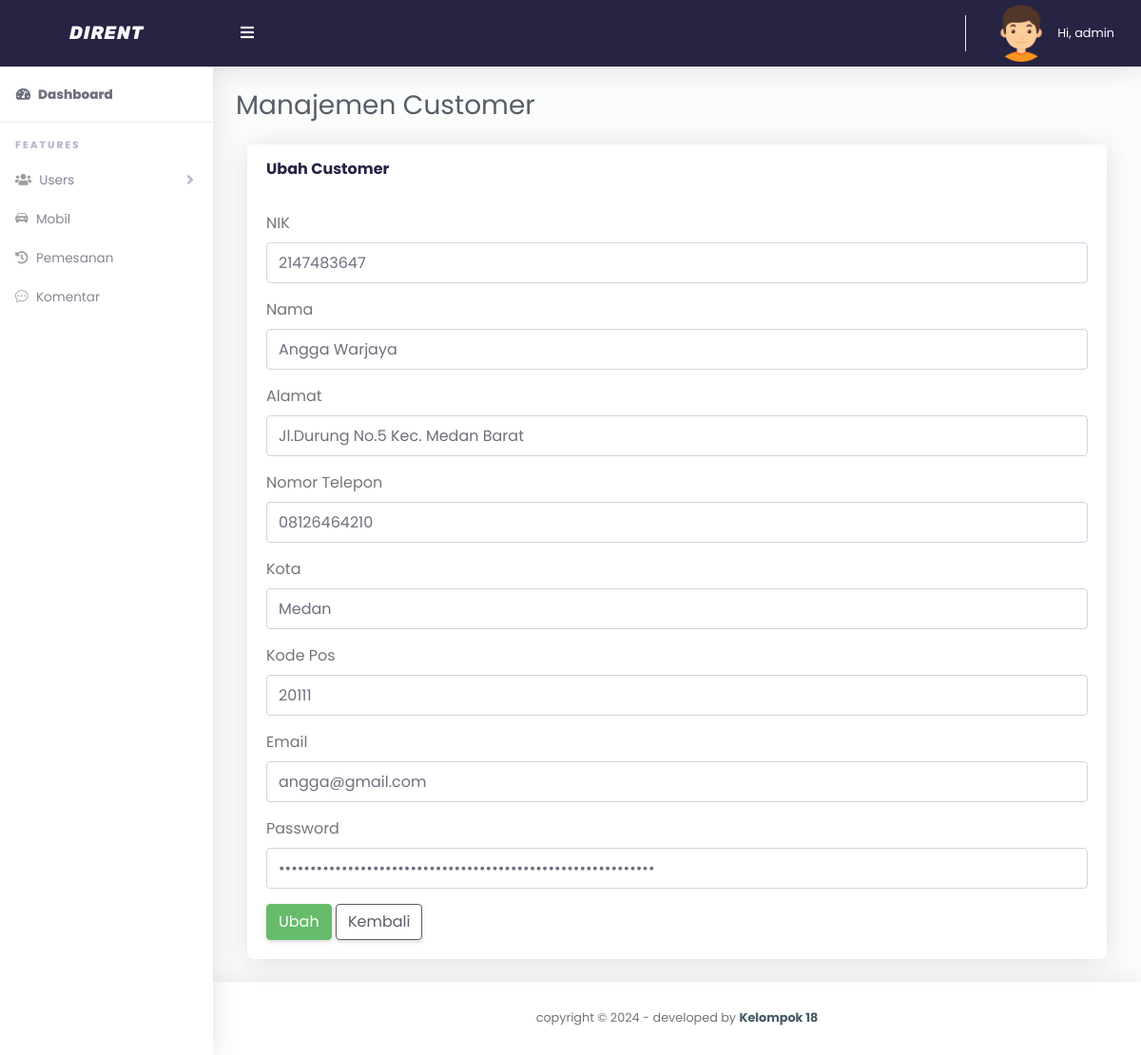
The page /admin/customer_ubah.php?id_customer=5 (signed in) on the database its author committed.
### tables this page shows
CREATE TABLE `customer` (
  `id_customer` int(11) NOT NULL,
  `nik` int(16) NOT NULL,
  `nama_lengkap` varchar(255) NOT NULL,
  `alamat` varchar(255) NOT NULL,
  `no_telp` varchar(13) NOT NULL,
  `kota` varchar(60) NOT NULL,
  `kode_pos` int(11) NOT NULL,
  `email` varchar(60) NOT NULL,
  `password` varchar(60) NOT NULL,
  `level` varchar(16) NOT NULL,
  `created_at` timestamp NOT NULL DEFAULT current_timestamp(),
  `updated_at` timestamp NOT NULL DEFAULT current_timestamp()
);

### config/functions/functionCustomer.php (called while the page is built, shortened)
<?php
include('../config/conn.php');
function query($query)
{
    global $conn;
    $result = mysqli_query($conn, $query);
    $rows = [];
    while ($row = mysqli_fetch_assoc($result)) {
        $rows[] =  $row;
    }
    return $rows;
}

### admin/customer_ubah.php (the view, shortened to what this page needs)
<?php
include('../config/functions/functionCustomer.php');
$id = $_GET['id_customer'];
$dataCustomer = query("SELECT * FROM customer WHERE id_customer = $id")[0];
?>
<!DOCTYPE html>
<html lang="en">
<head>
    <?php include('../app/layouts/css.php'); ?>
</head>
<body id="page-top">
    <div id="wrapper">
        <?php include('../app/layouts/sidebar.php'); ?>
        <div id="content-wrapper" class="d-flex flex-column">
            <div id="content">
                <?php include('../app/layouts/topbar.php'); ?>
                <div class="container-fluid" id="container-wrapper">
                    <div class="d-sm-flex align-items-center justify-content-between mb-4">
                        <h1 class="h3 mb-0 text-gray-800">Manajemen Customer</h1>
                    </div>
                    <div class="row">
                        <div class="col-lg-12 mb-4">
                            <div class="col-lg">
                                <div class="card lg">
                                    <div class="card-header py-3 d-flex flex-row align-items-center justify-content-between">
                                        <h6 class="m-0 font-weight-bold text-primary">Ubah Customer</h6>
                                    </div>
                                    <div class="card-body">
                                        <form action="" method="POST">
                                            <div class="form-group">
                                                <label for="nik">NIK</label>
                                                <input type="number" class="form-control" id="nik" name="nik" value="<?= $dataCustomer['nik']; ?>" required>
                                            </div>
                                            <div class="form-group">
                                                <label for="nama_Customer">Nama</label>
                                                <input type="text" class="form-control" id="nama_lengkap" name="nama_lengkap" value="<?= $dataCustomer['nama_lengkap']; ?>" required>
                                            </div>
                                            <div class="form-group">
                                                <label for="alamat">Alamat</label>
                                                <input type="text" class="form-control" id="alamat" name="alamat" value="<?= $dataCustomer['alamat']; ?>" required>
                                            </div>
                                            <div class="form-group">
                                                <label for="no_telp">Nomor Telepon</label>
                                                <input type="text" class="form-control" id="no_telp" name="no_telp" value="<?= $dataCustomer['no_telp']; ?>" required>
                                            </div>
                                            <div class="form-group">
                                                <label for="kota">Kota</label>
                                                <input type="text" class="form-control" id="kota" name="kota" value="<?= $dataCustomer['kota']; ?>" required>
                                            </div>
                                            <div class="form-group">
                                                <label for="kode_pos">Kode Pos</label>
                                                <input type="number" class="form-control" id="kode_pos" name="kode_pos" value="<?= $dataCustomer['kode_pos']; ?>" required>
                                            </div>
                                            <div class="form-group">
                                                <label for="email">Email</label>
                                                <input type="email" class="form-control" id="email" name="email" value="<?= $dataCustomer['email']; ?>" required>
                                            </div>
                                            <div class="form-group">
                                                <label for="password">Password</label>
                                                <input type="password" class="form-control" id="password" name="password" value="<?= $dataCustomer['password']; ?>" required>
                                            </div>
                                            <button type="submit" name="submit" class="btn btn-success">Ubah</button>
                                            <a href="customer_detail.php?id_customer=<?= $dataCustomer['id_customer']; ?>" class="btn btn-outline-dark">Kembali</a></td>
                                        </form>
                                    </div>
                                </div>
                            </div>
                        </div>
                    </div>
                </div>
            </div>
            <?php include('../app/layouts/footer.php'); ?>
        </div>
    </div>
</body>
</html>

### app/assets/css/admin/dirent.css (style rules this page uses)
* { font-family: "Poppins", sans-serif; margin: 0; padding: 0; box-sizing: border-box; }
html { position: relative; min-height: 100%; }
body { height: 100%; }
#wrapper { display: -webkit-box; display: -ms-flexbox; display: flex; }
#wrapper #content-wrapper { background-color: #fafdfb; width: 100%; overflow-x: hidden; }
#wrapper #content-wrapper #content { -webkit-box-flex: 1; -ms-flex: 1 0 auto; flex: 1 0 auto; }
.container, .container-fluid, .container-login { padding-left: 1.5rem; padding-right: 1.5rem; }
.text-gray-800 { color: #5a5c69 !important; }
.card { -webkit-box-shadow: 0 0.15rem 1.75rem 0 rgba(58, 59, 69, 0.15) !important; box-shadow: 0 0.15rem 1.75rem 0 rgba(58, 59, 69, 0.15) !important; }

### rows shown on the page
customer: nik "2147483647", nama_lengkap "Angga Warjaya", alamat "Jl.Durung No.5 Kec. Medan Barat", no_telp "08126464210", kota "Medan", kode_pos "20111", email "angga@gmail.com"

### other values the page prints
$_SESSION['nama'] "admin"
